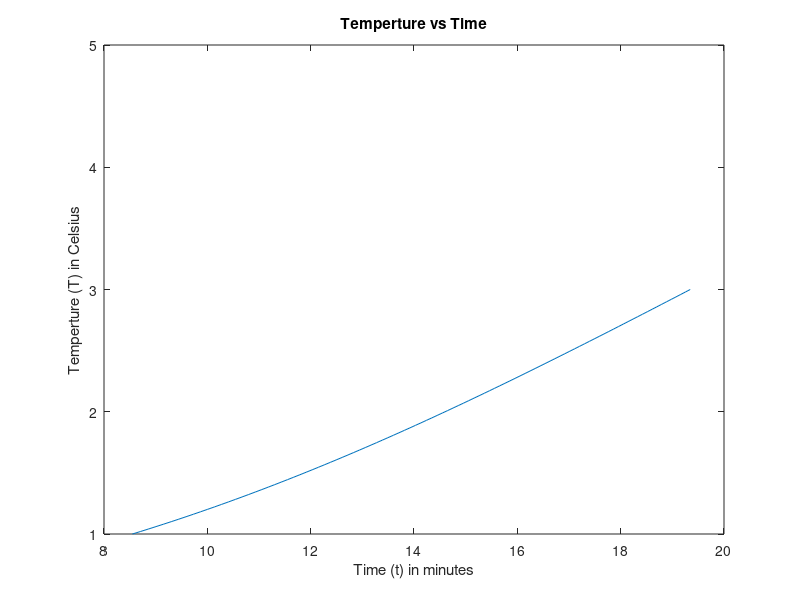

Write the MATLAB code that produced this figure.
t = linspace(1,3,100); T=6*log(t)+7*exp(0.2*t);

plot(T, t);
xlabel('Time (t) in minutes');
ylabel('Temperture (T) in Celsius');
title('Temperture vs Time');
axis([8 20 1 5])
